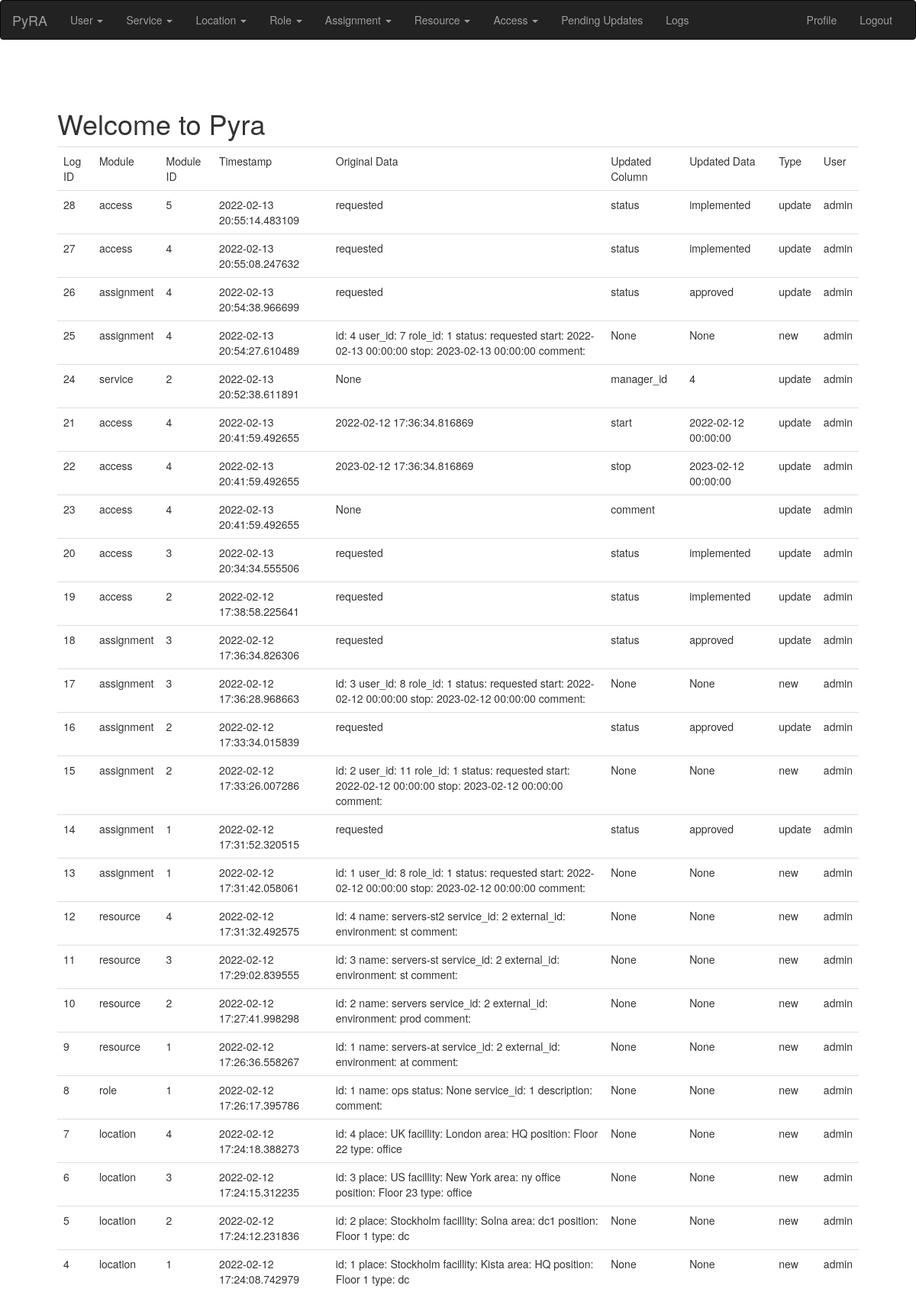
Page /logs/list/ (signed in) on the committed database.
### app/main/models.py (models this page shows, shortened)
class PaginatedAPIMixin(object):
    @staticmethod
    def to_collection_dict(query, page, per_page, endpoint, **kwargs):
        resources = query.paginate(page, per_page, False)
        print("page: %s per_page: %s endpoint %s" % (page, per_page, endpoint))
        data = {
            'items': [item.to_dict() for item in resources.items],
            '_meta': {
                'page': page,
                'per_page': per_page,
                'total_pages': resources.pages,
                'total_items': resources.total
            },
            '_links': {
                'self': url_for(endpoint, id=id, page=page, per_page=per_page,
                                **kwargs),
                'next': url_for(endpoint, id=id, page=page + 1, per_page=per_page,
                                **kwargs) if resources.has_next else None,
                'prev': url_for(endpoint, id=id, page=page - 1, per_page=per_page,
                                **kwargs) if resources.has_prev else None
            }
        }
        return data

class Audit(PaginatedAPIMixin, db.Model):
    __tablename__ = "audit"
    id = db.Column(db.Integer, primary_key=True)
    module = db.Column(db.String(140))
    record_name = db.Column(db.String(140))
    module_id = db.Column(db.Integer)
    timestamp = db.Column(db.DateTime, default=datetime.utcnow)
    original_data = db.Column(db.String(255))
    updated_data = db.Column(db.String(255))
    updated_column = db.Column(db.String(255))
    user = db.relationship('User')
    user_id = db.Column(db.Integer, db.ForeignKey('user.id'))
    type = db.Column(db.String(128))

class User(PaginatedAPIMixin, UserMixin, db.Model):
    __tablename__ = "user"
    id = db.Column(db.Integer, primary_key=True)
    username = db.Column(db.String(64), index=True, unique=True)
    email = db.Column(db.String(120), index=True, unique=True)
    password_hash = db.Column(db.String(128))
    about_me = db.Column(db.String(140))
    last_seen = db.Column(db.DateTime, default=datetime.utcnow)
    api_key = db.Column(db.String(32), index=True, unique=True)
    token = db.Column(db.String(32), index=True, unique=True)
    token_expiration = db.Column(db.DateTime)
    role = db.Column(db.String(140))
    active = db.Column(db.Integer)

### app/main/routes.py (the view)
@bp.route('/logs/list/', methods=['GET', 'POST'])
@login_required
def logs_list():
    page = request.args.get('page', 1, type=int)
    module = request.args.get('module')
    module_id = request.args.get('module_id', type=int)
    logs_for_user = request.args.get('user_id', type=int)
    if logs_for_user is not None:
        logs = Audit.query.filter_by(user_id=logs_for_user).paginate(
            page, current_app.config['POSTS_PER_PAGE'], False)
    elif module is not None and module_id is not None:
        logs = Audit.query.filter_by(module=module, module_id=module_id).paginate(
            page, current_app.config['POSTS_PER_PAGE'], False)
    elif module is not None:
        logs = Audit.query.filter_by(module=module).paginate(
            page, current_app.config['POSTS_PER_PAGE'], False)
    else:
        logs = Audit.query.order_by(Audit.timestamp.desc()).paginate(
            page, current_app.config['POSTS_PER_PAGE'], False)
    next_url = url_for(
        'main.logs_list', page=logs.next_num) if logs.has_next else None
    prev_url = url_for(
        'main.logs_list', page=logs.prev_num) if logs.has_prev else None
    return render_template('logs.html', logs=logs.items,
                           next_url=next_url, prev_url=prev_url)

### app/main/models.py (called while the page is built)
@login.user_loader
def load_user(id):
    return User.query.get(int(id))

### app/main/routes.py (called while the page is built)
@bp.before_app_request
def before_request():
    if current_user.is_authenticated:
        current_user.last_seen = datetime.utcnow()
        db.session.commit()
    g.locale = str(get_locale())

### app/templates/logs.html
{% extends "base.html" %}
{% import 'bootstrap/wtf.html' as wtf %}
{% block app_content %}
    <table class="table table-hover">
        <tr>
          <td>{{_('Log ID')}}</td>
          <td>{{_('Module')}}</td>
          <td>{{_('Module ID')}}</td>
          <td>{{_('Timestamp')}}</td>
          <td>{{_('Original Data')}}</td>
          <td>{{_('Updated Column')}}</td>
          <td>{{_('Updated Data')}}</td>
          <td>{{_('Type')}}</td>
          <td>{{_('User')}}</td>
        </tr>
        {% for l in logs %}
          <tr>
            <td> {{ l.id }} </td>
            <td> {{ l.module }} </td>
            <td> {{ l.module_id }} </td>
            <td> {{ l.timestamp}} </td>
            <td> {{ l.original_data }} </td>
            <td> {{ l.updated_column }} </td>
            <td> {{ l.updated_data }} </td>
            <td> {{ l.type }} </td>
            <td> {{ l.user.username }} </td>
          </tr>
        {% endfor %}
      </table>
{% endblock %}

### rows in the picture
Audit: id "28", module "access", module_id "5", timestamp "2022-02-13 20:55:14.483109", original_data "requested", updated_column "status", updated_data "implemented", type "update", user.username "admin"
Audit: id "27", module "access", module_id "4", timestamp "2022-02-13 20:55:08.247632", original_data "requested", updated_column "status", updated_data "implemented", type "update", user.username "admin"
Audit: id "26", module "assignment", module_id "4", timestamp "2022-02-13 20:54:38.966699", original_data "requested", updated_column "status", updated_data "approved", type "update", user.username "admin"
Audit: id "25", module "assignment", module_id "4", timestamp "2022-02-13 20:54:27.610489", original_data "id: 4 user_id: 7 role_id: 1 status: requested start: 2022-02-13 00:00:00 stop: 2023-02-13 00:00:00 comment:", updated_column "None", updated_data "None", type "new", user.username "admin"
Audit: id "24", module "service", module_id "2", timestamp "2022-02-13 20:52:38.611891", original_data "None", updated_column "manager_id", updated_data "4", type "update", user.username "admin"
Audit: id "21", module "access", module_id "4", timestamp "2022-02-13 20:41:59.492655", original_data "2022-02-12 17:36:34.816869", updated_column "start", updated_data "2022-02-12 00:00:00", type "update", user.username "admin"
Audit: id "22", module "access", module_id "4", timestamp "2022-02-13 20:41:59.492655", original_data "2023-02-12 17:36:34.816869", updated_column "stop", updated_data "2023-02-12 00:00:00", type "update", user.username "admin"
Audit: id "23", module "access", module_id "4", timestamp "2022-02-13 20:41:59.492655", original_data "None", updated_column "comment", type "update", user.username "admin"
Audit: id "20", module "access", module_id "3", timestamp "2022-02-13 20:34:34.555506", original_data "requested", updated_column "status", updated_data "implemented", type "update", user.username "admin"
Audit: id "19", module "access", module_id "2", timestamp "2022-02-12 17:38:58.225641", original_data "requested", updated_column "status", updated_data "implemented", type "update", user.username "admin"
Audit: id "18", module "assignment", module_id "3", timestamp "2022-02-12 17:36:34.826306", original_data "requested", updated_column "status", updated_data "approved", type "update", user.username "admin"
Audit: id "17", module "assignment", module_id "3", timestamp "2022-02-12 17:36:28.968663", original_data "id: 3 user_id: 8 role_id: 1 status: requested start: 2022-02-12 00:00:00 stop: 2023-02-12 00:00:00 comment:", updated_column "None", updated_data "None", type "new", user.username "admin"
Audit: id "16", module "assignment", module_id "2", timestamp "2022-02-12 17:33:34.015839", original_data "requested", updated_column "status", updated_data "approved", type "update", user.username "admin"
Audit: id "15", module "assignment", module_id "2", timestamp "2022-02-12 17:33:26.007286", original_data "id: 2 user_id: 11 role_id: 1 status: requested start: 2022-02-12 00:00:00 stop: 2023-02-12 00:00:00 comment:", updated_column "None", updated_data "None", type "new", user.username "admin"
Audit: id "14", module "assignment", module_id "1", timestamp "2022-02-12 17:31:52.320515", original_data "requested", updated_column "status", updated_data "approved", type "update", user.username "admin"
Audit: id "13", module "assignment", module_id "1", timestamp "2022-02-12 17:31:42.058061", original_data "id: 1 user_id: 8 role_id: 1 status: requested start: 2022-02-12 00:00:00 stop: 2023-02-12 00:00:00 comment:", updated_column "None", updated_data "None", type "new", user.username "admin"
Audit: id "12", module "resource", module_id "4", timestamp "2022-02-12 17:31:32.492575", original_data "id: 4 name: servers-st2 service_id: 2 external_id: environment: st comment:", updated_column "None", updated_data "None", type "new", user.username "admin"
Audit: id "11", module "resource", module_id "3", timestamp "2022-02-12 17:29:02.839555", original_data "id: 3 name: servers-st service_id: 2 external_id: environment: st comment:", updated_column "None", updated_data "None", type "new", user.username "admin"
Audit: id "10", module "resource", module_id "2", timestamp "2022-02-12 17:27:41.998298", original_data "id: 2 name: servers service_id: 2 external_id: environment: prod comment:", updated_column "None", updated_data "None", type "new", user.username "admin"
Audit: id "9", module "resource", module_id "1", timestamp "2022-02-12 17:26:36.558267", original_data "id: 1 name: servers-at service_id: 2 external_id: environment: at comment:", updated_column "None", updated_data "None", type "new", user.username "admin"
Audit: id "8", module "role", module_id "1", timestamp "2022-02-12 17:26:17.395786", original_data "id: 1 name: ops status: None service_id: 1 description: comment:", updated_column "None", updated_data "None", type "new", user.username "admin"
Audit: id "7", module "location", module_id "4", timestamp "2022-02-12 17:24:18.388273", original_data "id: 4 place: UK facillity: London area: HQ position: Floor 22 type: office", updated_column "None", updated_data "None", type "new", user.username "admin"
Audit: id "6", module "location", module_id "3", timestamp "2022-02-12 17:24:15.312235", original_data "id: 3 place: US facillity: New York area: ny office position: Floor 23 type: office", updated_column "None", updated_data "None", type "new", user.username "admin"
Audit: id "5", module "location", module_id "2", timestamp "2022-02-12 17:24:12.231836", original_data "id: 2 place: Stockholm facillity: Solna area: dc1 position: Floor 1 type: dc", updated_column "None", updated_data "None", type "new", user.username "admin"
Audit: id "4", module "location", module_id "1", timestamp "2022-02-12 17:24:08.742979", original_data "id: 1 place: Stockholm facillity: Kista area: HQ position: Floor 1 type: dc", updated_column "None", updated_data "None", type "new", user.username "admin"
